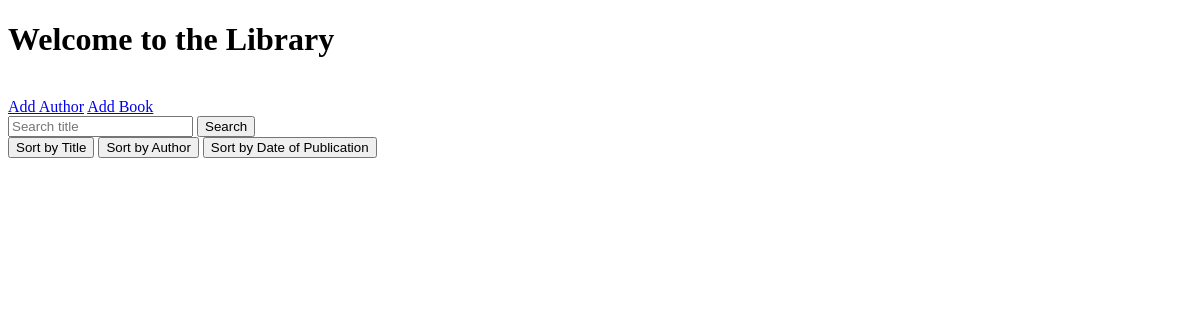
The app's page /, older data.
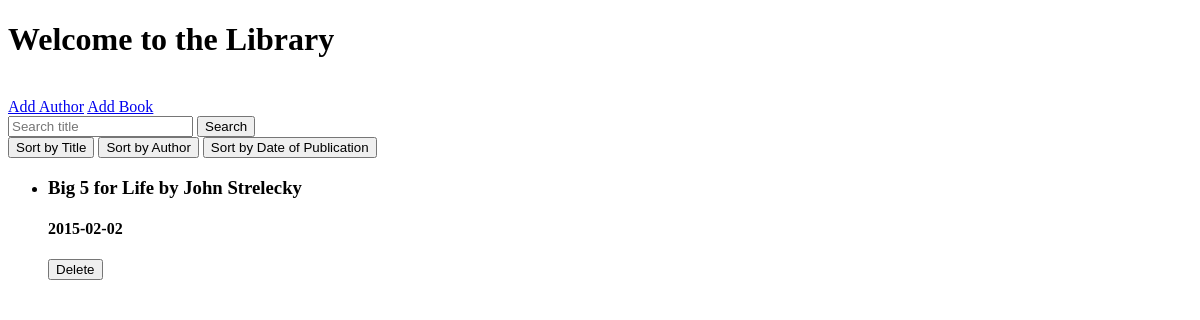
The same page, newer data.
### data_models.py (models this page shows, shortened)
class Book(db.Model):
    id: db.Mapped[int] = db.mapped_column(primary_key=True, autoincrement=True)
    author_id: db.Mapped[int] = db.mapped_column(db.ForeignKey('author.id'))
    title: db.Mapped[str] = db.mapped_column(nullable=False)
    publication_year: db.Mapped[str] = db.mapped_column()
    isbn: db.Mapped[int] = db.mapped_column()

class Author(db.Model):
    id: db.Mapped[int] = db.mapped_column(primary_key=True, autoincrement=True)
    name: db.Mapped[str] = db.mapped_column(nullable=False)
    birth_date: db.Mapped[str] = db.mapped_column(nullable=False)
    death_date: db.Mapped[str] = db.mapped_column()
    books = db.relationship('Book', backref='author', lazy=True)

### app.py (the view)
@app.route('/', methods=['GET'])
def home():
    sort_by = request.args.get('sort_by', 'title')
    search = request.args.get('search')
    if search:
        books = Book.query.order_by(Book.title) \
                .filter(Book.title.like(f'%{search}%')).all()
        if books:
            return render_template('home.html', books=books, success=True)
        return render_template('home.html', success=False)
    if sort_by == 'title':
        books = Book.query.order_by(Book.title).all()
    elif sort_by == 'author':
        books = Book.query.join(Author).order_by(Author.name).all()
    elif sort_by == 'publication_year':
        books = Book.query.order_by(Book.publication_year).all()
    return render_template('home.html', books=books, success=True)

### templates/home.html (shortened to what this page needs)
<!DOCTYPE html>
<html lang="en">
  <head>
  </head>
  <body>
  <h1>Welcome to the Library</h1><br>
  <a href="{{ url_for('add_author') }}">Add Author</a>
  <a href="{{ url_for('add_book') }}">Add Book</a><br>
  <form action="/" method="get">
    <input type="text" id="search" name="search" placeholder="Search title">
    <input type="submit" value="Search">
  </form>
  <form action="/" method="get">
    <button type="submit" name="sort_by" value="title">Sort by Title</button>
    <button type="submit" name="sort_by" value="author">Sort by Author</button>
    <button type="submit" name="sort_by" value="publication_year">Sort by Date of Publication</button>
  </form>
  {% if not success %}
    <p style="color: red">No books were found</p>
  {% else %}
    <ul>
      {% for book in books %}
      <li>
        <h3>{{ book.title }} by {{ book.author.name }}</h3>
        <h4>{{ book.publication_year }}</h4>
        <form action="{{ url_for('delete_book', book_id=book.id) }}" method="post">
          <button type="submit">Delete</button>
        </form>
      </li>
      {% endfor %}
    </ul>
  {% endif%}
  </body>
</html>

Row changes from the older to the newer data that the page shows:
added Book: title "Big 5 for Life", author.name "John Strelecky", publication_year "2015-02-02"
